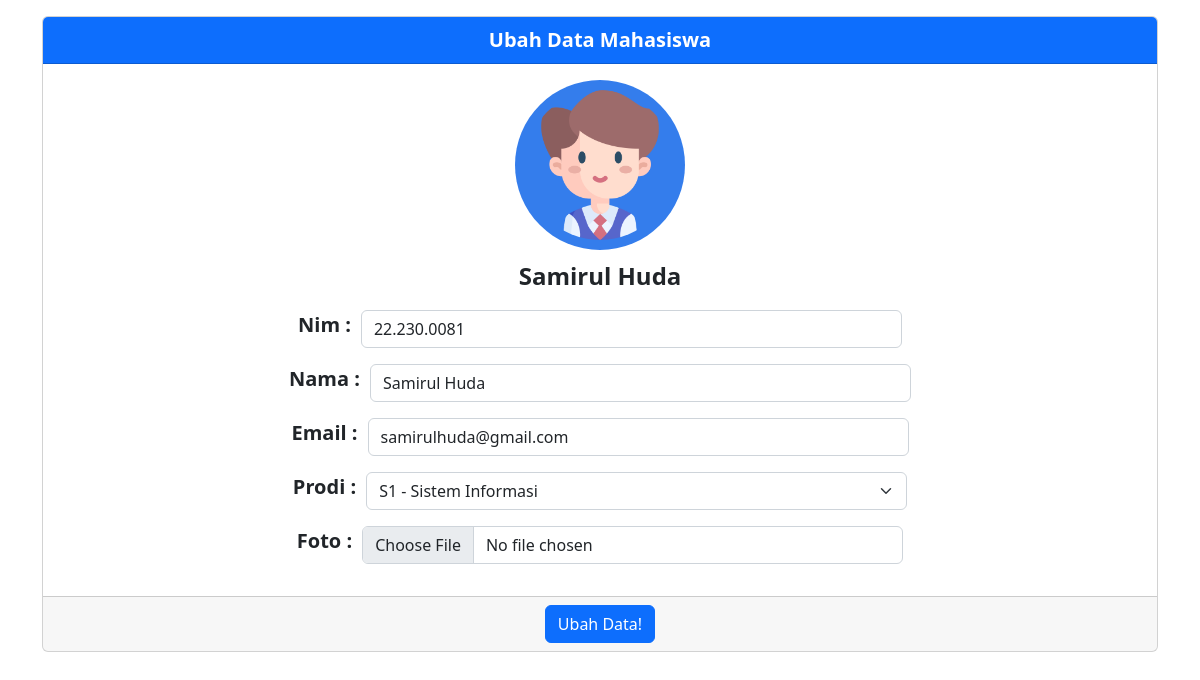
Screenshot of /ubah.php?id=12 with the database file from the repository.
### tables this page shows
CREATE TABLE `mahasiswa` (
  `id` int(11) NOT NULL,
  `gambar` varchar(100) NOT NULL,
  `nim` varchar(11) NOT NULL,
  `nama` varchar(150) NOT NULL,
  `email` varchar(100) NOT NULL,
  `jurusan` varchar(50) NOT NULL
);

### function.php (called while the page is built, shortened)
<?php
    $server = "localhost";
    $user = "root";
    $pass = "";
    $database = "dbmahasiswa";
    $conn = mysqli_connect($server, $user, $pass, $database);
    function query($query) {
        global $conn;
        $result = mysqli_query($conn, $query);
        $rows = [];
        while ( $row = mysqli_fetch_assoc($result) ) {
            $rows[] = $row;
        }
        return $rows;
    }
?>

### ubah.php (the view, shortened to what this page needs)
<?php
    require 'function.php';
    $id = $_GET['id'];
    $mhs = query("SELECT * FROM mahasiswa WHERE id = $id")[0];
?>
<!DOCTYPE html>
<html lang="en">
<head>
    <link rel="stylesheet" href="https://cdn.jsdelivr.net/npm/bootstrap@5.2.3/dist/css/bootstrap.min.css">
    <link rel="stylesheet" href="style.css">
</head>
<body>
    <div class="container mt-3">
        <div class="card text-center">
        <div class="card-header bg-primary text-white fs-5 fw-semibold">
            Ubah Data Mahasiswa
        </div>
        <form action="" method="post" enctype="multipart/form-data">
            <div class="card-body">
                <div class="mb-3">
                    <img src="image/<?= $mhs['gambar'] ?>" alt="foto Mahasiswa">
                    <p class="mt-2 fs-4 fw-semibold"><?= $mhs['nama']; ?></p>
                </div>
                <div class="mb-3 d-flex ubah">
                    <label for="nim" class="form-label fs-5 fw-semibold ubah-label">Nim : </label>
                    <input type="text" class="form-control w-50 align-items-center" name="tnim" id="nim" required value="<?= $mhs['nim']; ?>">
                </div>
                <div class="mb-3 d-flex ubah">
                    <label for="nama" class="form-label fs-5 fw-semibold ubah-label">Nama : </label>
                    <input type="text" class="form-control w-50 align-items-center" name="tnama" id="nama" required value="<?= $mhs['nama']; ?>">
                </div>
                <div class="mb-3 d-flex ubah">
                    <label for="email" class="form-label fs-5 fw-semibold ubah-label">Email : </label>
                    <input type="text" class="form-control w-50 align-items-center" name="temail" id="email" required value="<?= $mhs['email']; ?>">
                </div>
                <div class="mb-3 d-flex ubah">
                    <label for="prodi" class="form-label fs-5 fw-semibold ubah-label">Prodi : </label>
                    <select class="form-select w-50" name="tprodi" id="select" required>
                        <option value="<?= $mhs['jurusan']; ?>"><?= $mhs['jurusan']; ?></option>
                    </select>
                </div>
                <div class="mb-3 d-flex ubah">
                    <label for="foto" class="form-label fs-5 fw-semibold ubah-label">Foto : </label>
                    <input type="file" class="form-control w-50 align-items-center" name="tfoto" id="foto">
                </div>
            </div>
            <div class="card-footer text-muted">
                <button type="submit" name="submit" class="btn btn-primary">Ubah Data!</button>
            </div>
        </form>
        </div>
    </div>
</body>
</html>

### style.css (style rules this page uses)
img { width: 170px; height: 170px; background-color: rgb(52, 125, 236); padding: 10px; border-radius: 50%; }
.ubah { justify-content: center; }
.ubah-label { margin-right: 10px; }

### rows the page displays
mahasiswa: gambar (picture), nama "Samirul Huda", tnim "22.230.0081", tnama "Samirul Huda", temail "samirulhuda@gmail.com", tprodi "S1 - Sistem Informasi"
